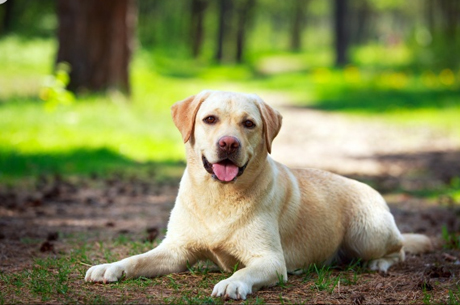
#> input picture doggy.bmp, 460 x 305 px
$ python 4105056005_DCSA01.py
#> lines starting #> are read from the running program, lines starting #| are printed output that depends on the picture
import cv2
import numpy as np
import matplotlib.pyplot as plt
import csv
import os

filename = input('請輸入檔案名稱(例如:dog.bmp):')
#> the answer given: doggy.bmp
try:
	im = cv2.imread(filename)
#> im is the input picture: shape (305, 460, 3); mean B, G, R 84.3, 136, 130.8
	#讀取RGB中0-255的數據
	BHist = cv2.calcHist([im], [0], None,[256],[0,256])
#> BHist = 256 values, max 1449 at index 33, min 32 at index 253, mean 548
	GHist = cv2.calcHist([im], [1], None,[256],[0,256])
#> GHist = 256 values, max 1081 at index 232, min 19 at index 5, mean 548
	RHist = cv2.calcHist([im], [2], None,[256],[0,256])
#> RHist = 256 values, max 970 at index 58, min 9 at index 0, mean 548
	#繪製曲線圖
	plt.plot(BHist,color='b')
	plt.plot(GHist,color='g')
	plt.plot(RHist,color='r')
	plt.show()
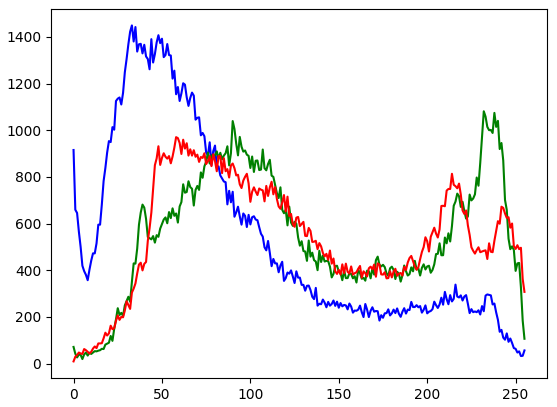
#> figure drawn by matplotlib, 1 panel; curve peaks at x = 33, y = 1449; curve peaks at x = 232, y = 1081; curve peaks at x = 58, y = 970

	#轉為一維陣列與整數
	RHist = np.hstack(RHist.astype(np.int64))
	GHist = np.hstack(GHist.astype(np.int64))
	BHist = np.hstack(BHist.astype(np.int64))

	#讀取平均值和標準差
	mean, std = cv2.meanStdDev(im)
#> mean = [84.29, 136, 130.8]; std = [61.4, 67.96, 66.79]
	mean = np.hstack(np.around(mean, decimals=2))
	std = np.hstack(np.around(std, decimals=2))

	#儲存為CSV檔案
	csvName = filename.split('.')[0]+".csv"
	with open(csvName, 'w', newline='') as csvfile:
		writer = csv.writer(csvfile)
		writer.writerow(['Index', 'R', 'G', 'B'])
		for i in range(256):
			writer.writerow([i, RHist[i], GHist[i], BHist[i]])
		writer.writerow(["Mean", mean[2], mean[1], mean[0]])
		writer.writerow(["STD", std[2], std[1], std[0]])
	print("CSV檔產生")

except:
	print("檔案不存在")
os.system('pause')
